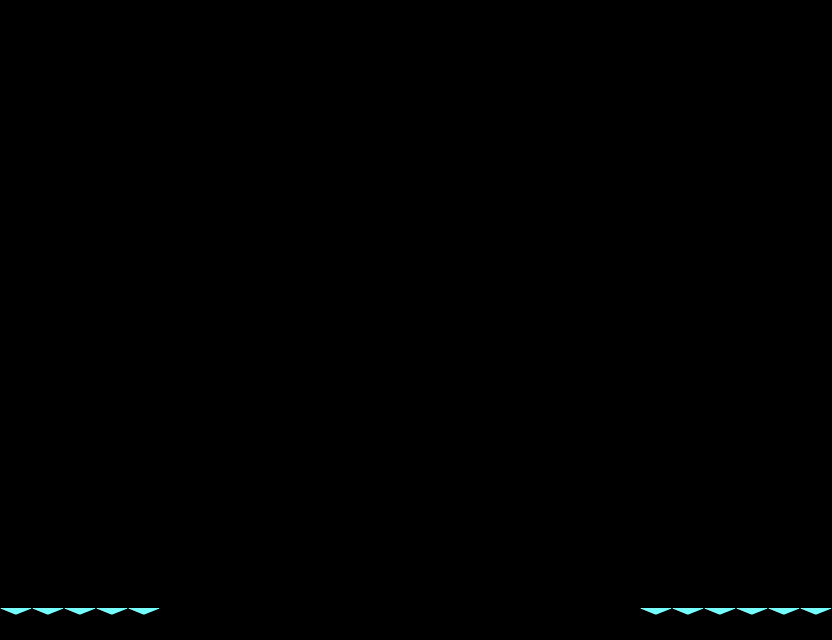

The image is a tile-based game level rendered from a .tmx file. Its description and source (layers, tilesets, objects; grid data summarised) follow:
An orthogonal 26x20 tile map with 32x32 px tiles, 2 tile layers (Floor, Invisible), 2 tilesets and 6 objects (Start, End).

<map version="1.0" orientation="orthogonal" width="26" height="20" tilewidth="32" tileheight="32">
 <tileset firstgid="1" name="transparent" tilewidth="32" tileheight="32">
  <image source="Tiles/transparent.png" trans="ff00ff" width="32" height="32" />
 </tileset>
 <tileset firstgid="2" name="ReiatsuTileStaticNew" tilewidth="32" tileheight="32">
  <image source="Tiles/ReiatsuTileStaticNew.png" trans="ff00ff" width="32" height="32" />
 </tileset>
 <layer name="Floor" width="26" height="20">
  <data>[520 cells, 22 non-empty, 2 distinct tile ids]</data>
 </layer>
 <objectgroup name="Collision" width="26" height="20">
  <object x="0" y="608" width="384" height="32" />
  <object x="512" y="608" width="320" height="32" />
  <object x="-56" y="100" width="55" height="523" />
  <object x="832" y="96" width="89" height="525" />
 </objectgroup>
 <layer name="Invisible" width="26" height="20">
  <data>[520 cells, 11 non-empty, 1 distinct tile ids]</data>
 </layer>
 <objectgroup name="Nodes" width="26" height="20">
  <object name="Start" x="27" y="552" width="13" height="10" />
  <object name="End" x="795" y="562" width="13" height="13" />
 </objectgroup>
</map>
